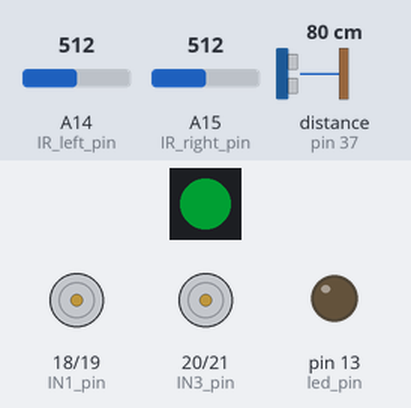
The sketch below on a simulated Arduino Mega 2560, built with avr-gcc and run on an emulated ATmega2560. On the bench: 1 RGB LEDs in strip order, left to right, motor-driver pin pairs drawn as motors (green arrow = first pin HIGH = forward, orange = second pin HIGH = backward, longer = more drive, scaled by the enable pin), output pins drawn as LEDs (lit = HIGH). Wiring (inferred from the names in the program): ultrasonic range finder: trigger pin 37; echo pin 37. The test bench sets the inputs (shaded band); at power-on: distance to the obstacle (sensor on pin 37) 80 cm, A14 (IR_left_pin) = 512, A15 (IR_right_pin) = 512. The echo pulse lasts 58.3 µs per cm; dim RGB values are drawn brighter than linear; pins used as bus, display or sensor lines are not drawn.

Above: at 3.2 s.
3.3 s: distance to the obstacle (sensor on pin 37) set to 34 cm
At 4.2 s:
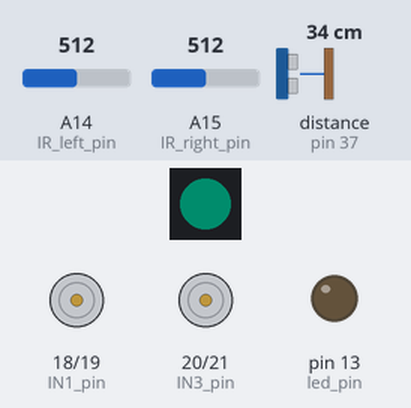
4.8 s: distance to the obstacle (sensor on pin 37) set to 28 cm
At 5.3 s:
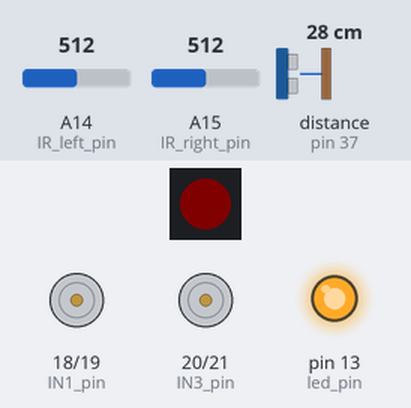
6.3 s: distance to the obstacle (sensor on pin 37) set to 35 cm
At 7.5 s:
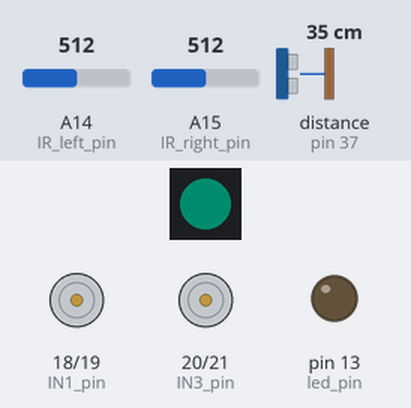
7.8 s: distance to the obstacle (sensor on pin 37) set to 2 cm
At 8.8 s:
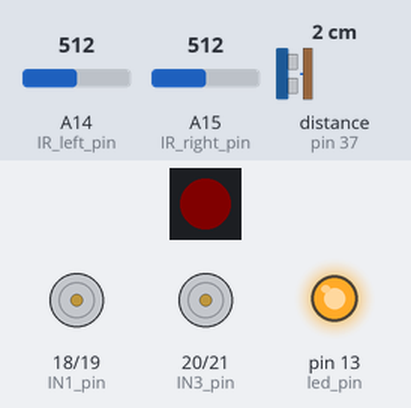
Timing chart, 0 to 10.3 s (numbered marks = the images above; inputs shaded):
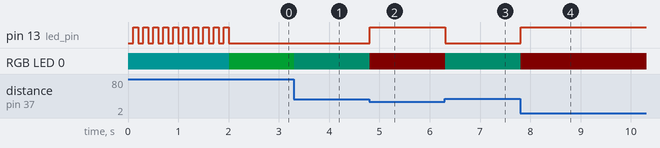

Measured:
- the behaviour switches between 31 and 30 cm on distance to the obstacle (sensor on pin 37) (found by bisection; images 1 and 2)
- after the input at 3.3 s, RGB LED 0: RGB(0, 31, 10) → RGB(0, 13, 10) at once
- after the input at 4.8 s, pin 13 (led_pin): LOW → HIGH at once; RGB LED 0: RGB(0, 13, 10) → RGB(5, 0, 0) at once
- after the input at 6.3 s, pin 13 (led_pin): HIGH → LOW at once; RGB LED 0: RGB(5, 0, 0) → RGB(0, 13, 10) at once
- after the input at 7.8 s, pin 13 (led_pin): LOW → HIGH at once; RGB LED 0: RGB(0, 13, 10) → RGB(5, 0, 0) at once

The sketch:

MicroMouse2022.ino
```cpp
#include <Adafruit_NeoPixel.h>
#include "MicroMouseHBridge.h"
// Micromouse pinout
// Left Motor
const uint8_t IN1_pin = 18;  // blue
const uint8_t IN2_pin = 19;  // green
const uint8_t ENA_pin = 16;

// Right Motor
const uint8_t IN3_pin = 20;  // yellow
const uint8_t IN4_pin = 21;  // red
const uint8_t ENB_pin = 17;

// Encoders
const uint8_t left_encoder_A_pin = 23;    // blue IIII
const uint8_t left_encoder_B_pin = 22;    // blue III
const uint8_t right_encoder_A_pin = 38;   // blue II
const uint8_t right_encoder_B_pin = 39;   // blue I

// Ultrasonic Sensor
const uint8_t ultrasonic_pin = 37;    // white

// IR Sensors
const uint8_t IR_left_pin = 14;   // white II
//const uint8_t IR_left_Analog_pin = A0; //A0=14 on Teensy
const uint8_t IR_right_pin = 15;  // white I
//const uint8_t IR_right_Analog_pin = A1; //A1=15 on Teensy


// Button
//const uint8_t button_pin = 30;  // gray/white

// Dip Switches
const uint8_t dip_1_pin = 6;   // red
const uint8_t dip_2_pin = 7;   // red
const uint8_t dip_3_pin = 8;   // red
const uint8_t dip_4_pin = 9;   // red

// RGB LED
const uint8_t rgb_led_pin = 10;
#define rbg_led_num_pixels 1
Adafruit_NeoPixel rgb(rbg_led_num_pixels, rgb_led_pin, NEO_GRB + NEO_KHZ800);

//internal status led
const uint8_t led_pin = 13;


//hbridge setup

auto hbridge_left  = MicroMouse::HBridge(IN1_pin, IN2_pin, ENA_pin);
auto hbridge_right = MicroMouse::HBridge(IN3_pin, IN4_pin, ENB_pin);

void setup() {
  // put your setup code here, to run once:

  hbridge_left.spin(0);
  hbridge_right.spin(0);
  pinMode(led_pin,OUTPUT);
  rgb.begin();
  rgb.setPixelColor(0, rgb.Color(0,20,20));
  rgb.show();
  boolean toggle = false;
  for(int i=0; i<20; i++){ //give user time to disconnect from computer
    delay(100);
    toggle=!toggle;
    digitalWrite(led_pin,toggle);
  }
 }


void loop() {
  //digitalWrite(led_pin, LOW);
  //delay(1000);
  //digitalWrite(led_pin, HIGH);
  //delay(10);
  // put your main code here, to run repeatedly:
  long distanceus = usrfIn();
  long inch = microsecondsToInches(distanceus);
  int rawIRleft = analogRead(IR_left_pin);
  int rawIRright = analogRead(IR_right_pin);

  //debug status info
  Serial.print("inches:");
  Serial.println(inch);
  Serial.print("IR Values:\n L:  ");
  Serial.print(rawIRleft);
  Serial.print("     R:  ");
  Serial.print(rawIRright);


  if (inch < 12){
    digitalWrite(led_pin, HIGH);
    hbridge_left.spin(50);
    hbridge_right.spin(-50);
    rgb.setPixelColor(0, rgb.Color(5,0,0));
    rgb.show();

  } else {
     digitalWrite(led_pin, LOW);
     hbridge_left.spin(50);
     hbridge_right.spin(50);
     rgb.setPixelColor(0, rgb.Color(0,inch,10));
     rgb.show();
  }
}


long usrfIn(){
  pinMode(ultrasonic_pin,OUTPUT);
  delay(1);
  digitalWrite(ultrasonic_pin,LOW);
  delayMicroseconds(2);
  digitalWrite(ultrasonic_pin,HIGH);
  delayMicroseconds(5);
  digitalWrite(ultrasonic_pin,LOW);
  pinMode(ultrasonic_pin,INPUT);
  return (pulseIn(ultrasonic_pin, HIGH));

}

long microsecondsToInches(long microseconds) {
  // According to Parallax's datasheet for the PING))), there are 73.746
  // microseconds per inch (i.e. sound travels at 1130 feet per second).
  // This gives the distance travelled by the ping, outbound and return,
  // so we divide by 2 to get the distance of the obstacle.
  // See: https://www.parallax.com/package/ping-ultrasonic-distance-sensor-downloads/
  return microseconds / 74 / 2;
}

long microsecondsToCentimeters(long microseconds) {
  // The speed of sound is 340 m/s or 29 microseconds per centimeter.
  // The ping travels out and back, so to find the distance of the object we
  // take half of the distance travelled.
  return microseconds / 29 / 2;
}
```

MicroMouseHBridge.cpp
```cpp
#include "Arduino.h"
#include <sys/_stdint.h>
#include "core_pins.h"
#include <sys/types.h>
#include "MicroMouseHBridge.h"

MicroMouse::HBridge::HBridge(uint8_t IN1, uint8_t IN2, uint8_t EN)
: IN1(IN1), IN2(IN2), EN(EN)
{
  pinMode(IN1, OUTPUT);
  digitalWrite(IN1, LOW);

  pinMode(IN2, OUTPUT);
  digitalWrite(IN2, LOW);

  pinMode(EN, OUTPUT);
  digitalWrite(EN, LOW);
}


void MicroMouse::HBridge::spin(int velocity)
{

  if(velocity > 0) {
    digitalWrite(IN2, LOW);
    digitalWrite(IN1, HIGH);
  }
  else {
    digitalWrite(IN1, LOW);
    digitalWrite(IN2, HIGH);
  }

  int speed = abs(velocity);

  analogWrite(EN, speed);
}

void MicroMouse::HBridge::stop()
{

}
```

MicroMouseHBridge.h
```cpp
#include <sys/_stdint.h>
#ifndef MICROMOUSEHBRIDGE_H
#define MICROMOUSEHBRIDGE_H

#include <cstdint>

namespace MicroMouse
{
  class HBridge
  {
    private:
    const uint8_t IN1;
    const uint8_t IN2;
    const uint8_t EN;

    public:
    HBridge(uint8_t IN1, uint8_t IN2, uint8_t EN);

    /// @brief Spins the attached motor, with duty cycle of velocity. Positive velocity spins one way, negative the other
    /// @param velocity is the pwm value to write to the enable pin, from-255 to 255
    void spin(int velocity);
    void stop();
  };
}

#endif
```
